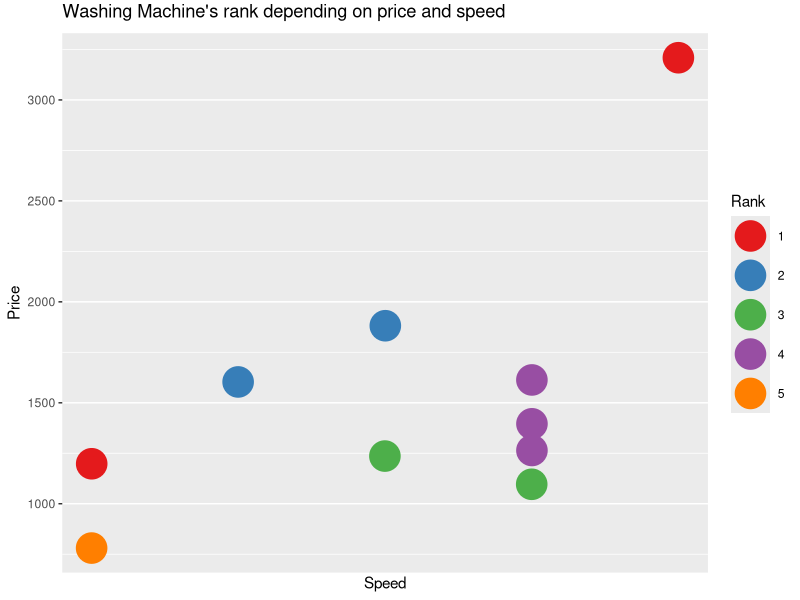

The R script that drew this image:
library("ggplot2")

df <- as.data.frame(matrix(c(1000, 1300, 1000, 1300, 1200, 1300, 1400, 1200, 1300, 1100,
                             7, 6, 5, 6, 7, 6, 9, 7, 6, 6.5,
                             42, 53, 60, 42, 60, 53, 42, 60, 60, 54,
                             1199, 1399, 799, 1599, 1249, 1249, 3199, 1899, 1079, 1599), 10, 4))
labels <- c("1", "2", "3", "4","5")
result <- c(1, 4, 5, 4, 3, 4, 1, 2, 3, 2)
factors <- factor(result, labels)
df <- cbind(df, factors)
colnames(df) <- c("Speed", "Capacity", "Size", "Price", "Rank")

scatterplot <- ggplot(data=df, aes(x = Speed, y = Price, col = Rank)) + geom_jitter(position = position_jitter(width = 0.2), size=10)
scatterplot <- scatterplot + geom_point(size = 5) + xlab("Speed")+ylab("Price") + labs(colour = "Rank") + ggtitle("Washing Machine's rank depending on price and speed")
scatterplot <- scatterplot + scale_colour_brewer(palette = "Set1") + theme(plot.title = element_text(vjust =+ 2)) + scale_x_continuous(breaks = 1:8)
scatterplot
